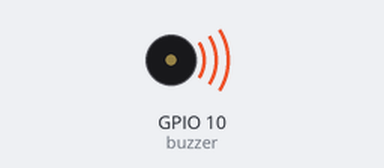
The program below on a simulated ESP32 board running MicroPython. On the bench: buzzer (waves = sounding). The interpreter's speed is modelled, so counts of loop turns are approximate. At 67.5 s the program stops and its outputs stay as they are.

Above: at 0.84 s.
At 20.7 s:
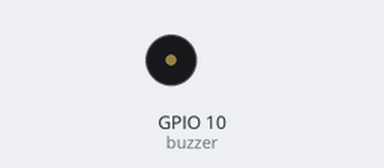
Timing chart, 0 to 40.0 s (numbered marks = the images above):
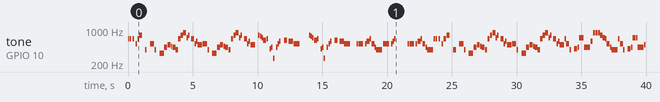

Measured:
- by itself, tone on GPIO 10 (buzzer): plays 659 Hz for 0.12 s, 659 Hz for 0.12 s, 659 Hz for 0.12 s, 523 Hz for 0.12 s, 659 Hz for 0.12 s, 784 Hz for 0.23 s … (161 notes in this stretch)

The program:

Sound_Super_Mario.py
```python
# Gert den Neijsel, 2025. The Hague University of Applied Sciences (Haagse Hogeschool).
# This is a demo program for an ESP32 C3 with 0.42" oled display.
# Connect a speaker or passive buzzer to pin 10.
# This program then plays the 'Super Mario Theme'.

from machine import Pin, PWM
import time

# Note frequencies
NOTE_C4 = 262
NOTE_CS4 = 277
NOTE_D4 = 294
NOTE_DS4 = 311
NOTE_E4 = 330
NOTE_F4 = 349
NOTE_FS4 = 370
NOTE_G4 = 392
NOTE_GS4 = 415
NOTE_A4 = 440
NOTE_AS4 = 466
NOTE_B4 = 494
NOTE_C5 = 523
NOTE_CS5 = 554
NOTE_D5 = 587
NOTE_DS5 = 622
NOTE_E5 = 659
NOTE_F5 = 698
NOTE_FS5 = 740
NOTE_G5 = 784
NOTE_GS5 = 831
NOTE_A5 = 880
NOTE_AS5 = 932
NOTE_B5 = 988
NOTE_C6 = 1047
REST = 0  # Rest

melody = [
  # Super Mario Bros theme
  # Score available at https://musescore.com/user/2123/scores/2145
  # Theme by Koji Kondo
  NOTE_E5,8, NOTE_E5,8, REST,8, NOTE_E5,8, REST,8, NOTE_C5,8, NOTE_E5,8, # 1
  NOTE_G5,4, REST,4, NOTE_G4,8, REST,4,
  NOTE_C5,-4, NOTE_G4,8, REST,4, NOTE_E4,-4, # 3
  NOTE_A4,4, NOTE_B4,4, NOTE_AS4,8, NOTE_A4,4,
  NOTE_G4,-8, NOTE_E5,-8, NOTE_G5,-8, NOTE_A5,4, NOTE_F5,8, NOTE_G5,8,
  REST,8, NOTE_E5,4,NOTE_C5,8, NOTE_D5,8, NOTE_B4,-4,
  NOTE_C5,-4, NOTE_G4,8, REST,4, NOTE_E4,-4, # repeats from 3
  NOTE_A4,4, NOTE_B4,4, NOTE_AS4,8, NOTE_A4,4,
  NOTE_G4,-8, NOTE_E5,-8, NOTE_G5,-8, NOTE_A5,4, NOTE_F5,8, NOTE_G5,8,
  REST,8, NOTE_E5,4,NOTE_C5,8, NOTE_D5,8, NOTE_B4,-4,

  REST,4, NOTE_G5,8, NOTE_FS5,8, NOTE_F5,8, NOTE_DS5,4, NOTE_E5,8, # 7
  REST,8, NOTE_GS4,8, NOTE_A4,8, NOTE_C4,8, REST,8, NOTE_A4,8, NOTE_C5,8, NOTE_D5,8,
  REST,4, NOTE_DS5,4, REST,8, NOTE_D5,-4,
  NOTE_C5,2, REST,2,

  REST,4, NOTE_G5,8, NOTE_FS5,8, NOTE_F5,8, NOTE_DS5,4, NOTE_E5,8, # repeats from 7
  REST,8, NOTE_GS4,8, NOTE_A4,8, NOTE_C4,8, REST,8, NOTE_A4,8, NOTE_C5,8, NOTE_D5,8,
  REST,4, NOTE_DS5,4, REST,8, NOTE_D5,-4,
  NOTE_C5,2, REST,2,

  NOTE_C5,8, NOTE_C5,4, NOTE_C5,8, REST,8, NOTE_C5,8, NOTE_D5,4, # 11
  NOTE_E5,8, NOTE_C5,4, NOTE_A4,8, NOTE_G4,2,

  NOTE_C5,8, NOTE_C5,4, NOTE_C5,8, REST,8, NOTE_C5,8, NOTE_D5,8, NOTE_E5,8, # 13
  REST,1,
  NOTE_C5,8, NOTE_C5,4, NOTE_C5,8, REST,8, NOTE_C5,8, NOTE_D5,4,
  NOTE_E5,8, NOTE_C5,4, NOTE_A4,8, NOTE_G4,2,
  NOTE_E5,8, NOTE_E5,8, REST,8, NOTE_E5,8, REST,8, NOTE_C5,8, NOTE_E5,4,
  NOTE_G5,4, REST,4, NOTE_G4,4, REST,4,
  NOTE_C5,-4, NOTE_G4,8, REST,4, NOTE_E4,-4, # 19

  NOTE_A4,4, NOTE_B4,4, NOTE_AS4,8, NOTE_A4,4,
  NOTE_G4,-8, NOTE_E5,-8, NOTE_G5,-8, NOTE_A5,4, NOTE_F5,8, NOTE_G5,8,
  REST,8, NOTE_E5,4, NOTE_C5,8, NOTE_D5,8, NOTE_B4,-4,

  NOTE_C5,-4, NOTE_G4,8, REST,4, NOTE_E4,-4, # repeats from 19
  NOTE_A4,4, NOTE_B4,4, NOTE_AS4,8, NOTE_A4,4,
  NOTE_G4,-8, NOTE_E5,-8, NOTE_G5,-8, NOTE_A5,4, NOTE_F5,8, NOTE_G5,8,
  REST,8, NOTE_E5,4, NOTE_C5,8, NOTE_D5,8, NOTE_B4,-4,

  NOTE_E5,8, NOTE_C5,4, NOTE_G4,8, REST,4, NOTE_GS4,4, # 23
  NOTE_A4,8, NOTE_F5,4, NOTE_F5,8, NOTE_A4,2,
  NOTE_D5,-8, NOTE_A5,-8, NOTE_A5,-8, NOTE_A5,-8, NOTE_G5,-8, NOTE_F5,-8,

  NOTE_E5,8, NOTE_C5,4, NOTE_A4,8, NOTE_G4,2, # 26
  NOTE_E5,8, NOTE_C5,4, NOTE_G4,8, REST,4, NOTE_GS4,4,
  NOTE_A4,8, NOTE_F5,4, NOTE_F5,8, NOTE_A4,2,
  NOTE_B4,8, NOTE_F5,4, NOTE_F5,8, NOTE_F5,-8, NOTE_E5,-8, NOTE_D5,-8,
  NOTE_C5,8, NOTE_E4,4, NOTE_E4,8, NOTE_C4,2,

  NOTE_E5,8, NOTE_C5,4, NOTE_G4,8, REST,4, NOTE_GS4,4, # repeats from 23
  NOTE_A4,8, NOTE_F5,4, NOTE_F5,8, NOTE_A4,2,
  NOTE_D5,-8, NOTE_A5,-8, NOTE_A5,-8, NOTE_A5,-8, NOTE_G5,-8, NOTE_F5,-8,

  NOTE_E5,8, NOTE_C5,4, NOTE_A4,8, NOTE_G4,2, # 26
  NOTE_E5,8, NOTE_C5,4, NOTE_G4,8, REST,4, NOTE_GS4,4,
  NOTE_A4,8, NOTE_F5,4, NOTE_F5,8, NOTE_A4,2,
  NOTE_B4,8, NOTE_F5,4, NOTE_F5,8, NOTE_F5,-8, NOTE_E5,-8, NOTE_D5,-8,
  NOTE_C5,8, NOTE_E4,4, NOTE_E4,8, NOTE_C4,2,
  NOTE_C5,8, NOTE_C5,4, NOTE_C5,8, REST,8, NOTE_C5,8, NOTE_D5,8, NOTE_E5,8,
  REST,1,

  NOTE_C5,8, NOTE_C5,4, NOTE_C5,8, REST,8, NOTE_C5,8, NOTE_D5,4, # 33
  NOTE_E5,8, NOTE_C5,4, NOTE_A4,8, NOTE_G4,2,
  NOTE_E5,8, NOTE_E5,8, REST,8, NOTE_E5,8, REST,8, NOTE_C5,8, NOTE_E5,4,
  NOTE_G5,4, REST,4, NOTE_G4,4, REST,4,
  NOTE_E5,8, NOTE_C5,4, NOTE_G4,8, REST,4, NOTE_GS4,4,
  NOTE_A4,8, NOTE_F5,4, NOTE_F5,8, NOTE_A4,2,
  NOTE_D5,-8, NOTE_A5,-8, NOTE_A5,-8, NOTE_A5,-8, NOTE_G5,-8, NOTE_F5,-8,

  NOTE_E5,8, NOTE_C5,4, NOTE_A4,8, NOTE_G4,2, # 40
  NOTE_E5,8, NOTE_C5,4, NOTE_G4,8, REST,4, NOTE_GS4,4,
  NOTE_A4,8, NOTE_F5,4, NOTE_F5,8, NOTE_A4,2,
  NOTE_B4,8, NOTE_F5,4, NOTE_F5,8, NOTE_F5,-8, NOTE_E5,-8, NOTE_D5,-8,
  NOTE_C5,8, NOTE_E4,4, NOTE_E4,8, NOTE_C4,2,

  # Game Over sound
  NOTE_C5,-4, NOTE_G4,-4, NOTE_E4,4, # 45
  NOTE_A4,-8, NOTE_B4,-8, NOTE_A4,-8, NOTE_GS4,-8, NOTE_AS4,-8, NOTE_GS4,-8,
  NOTE_G4,8, NOTE_D4,8, NOTE_E4,-2,
]

# Calculate speed
tempo = 260  # BPM
wholenote = (60000 * 4) // tempo  # Duration of an entire note in ms

# Pin for the buzzer
buzzer = PWM(Pin(10))

def play_tone(frequency, duration):
    if frequency == REST:
        time.sleep_ms(duration)
    else:
        buzzer.freq(frequency)
        buzzer.duty_u16(32768)  # 50% duty cycle
        time.sleep_ms(duration)
        buzzer.duty_u16(0)  # Stop tone
        time.sleep_ms(duration // 10)  # Short break

# Play the melody
i = 0
while i < len(melody):
    note = melody[i]
    duration = melody[i + 1]

    # Calculate the duration in milliseconds
    if duration > 0:
        note_duration = wholenote // duration
    else:
        note_duration = (wholenote // abs(duration)) * 1.5  # Dotted note

    play_tone(note, int(note_duration))

    i += 2  # Ga naar de volgende noot en duur

# Zet de zoemer uit
buzzer.deinit()
```
